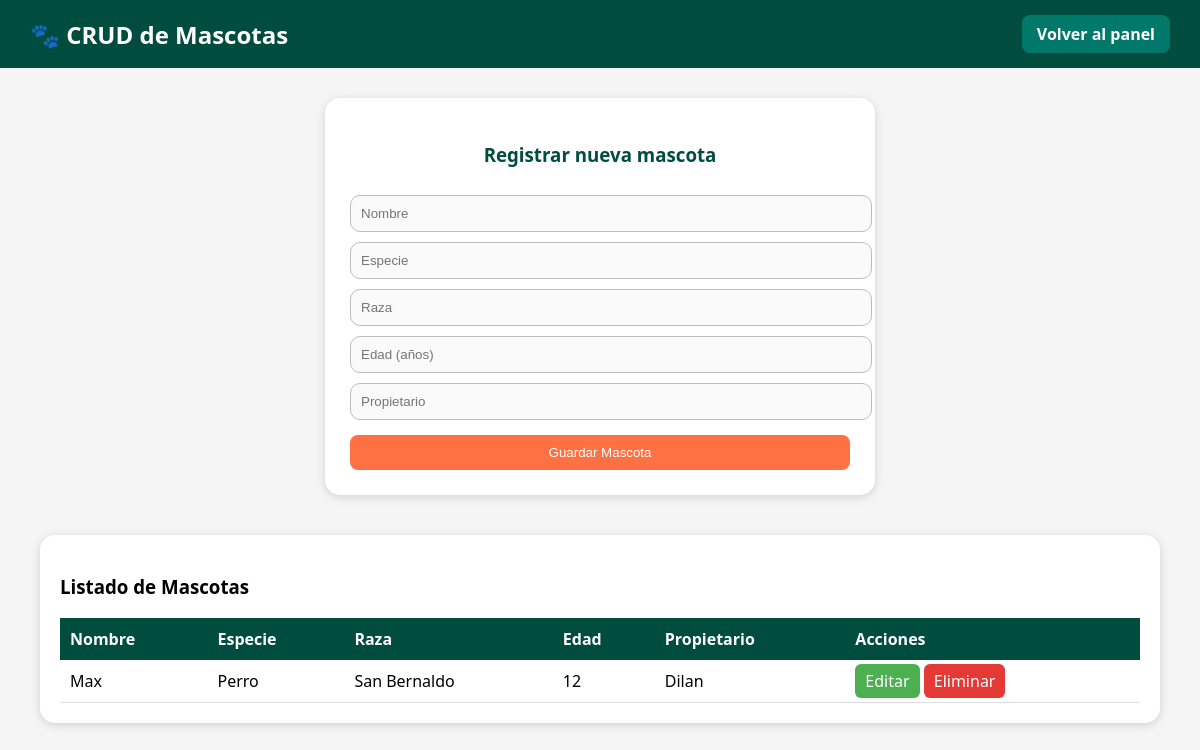
Before: /mascotas (signed in) with the older database file.
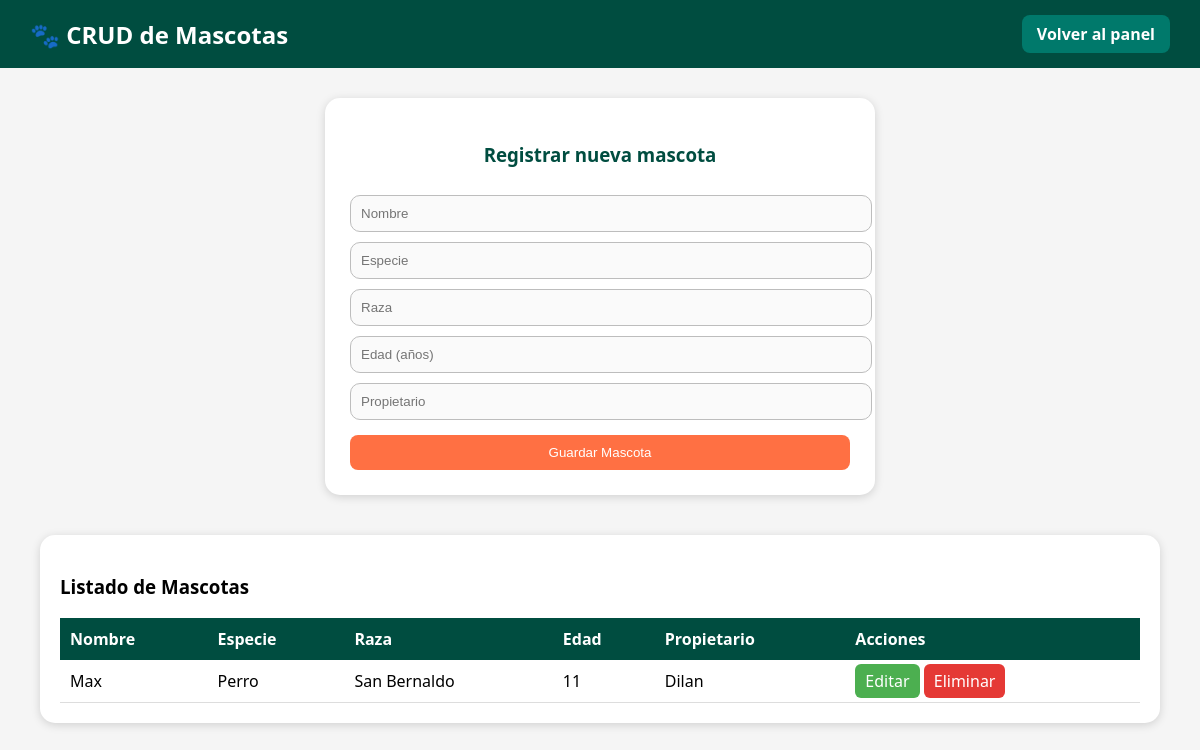
After: the same page with the newer database file.
### tables this page shows
CREATE TABLE mascotas (
                    id INTEGER PRIMARY KEY AUTOINCREMENT,
                    nombre TEXT NOT NULL,
                    especie TEXT NOT NULL,
                    raza TEXT,
                    edad INTEGER,
                    propietario TEXT
                );

### main.py (the view)
@app.route('/mascotas')
def mascotas():
    if "user" not in session:
        return redirect(url_for('login'))
    db = get_db()
    data = db.execute("SELECT * FROM mascotas").fetchall()
    return render_template('mascotas.html', mascotas=data)

### main.py (called while the page is built)
def get_db():
    if "db" not in g:
        g.db = sqlite3.connect(DB_NAME)
        g.db.row_factory = sqlite3.Row
    return g.db

### templates/mascotas.html (shortened to what this page needs)
<!DOCTYPE html>
<html lang="es">
<head>
    <link rel="stylesheet" href="{{ url_for('static', filename='style.css') }}">
</head>
<body>
    <div class="navbar">
        <h2>🐾 CRUD de Mascotas</h2>
        <a href="{{ url_for('dashboard') }}" class="btn-secondary">Volver al panel</a>
    </div>
    <div class="form-container">
        <h3>Registrar nueva mascota</h3>
        <form method="POST" action="{{ url_for('add_mascota') }}">
            <input type="text" name="nombre" placeholder="Nombre" required>
            <input type="text" name="especie" placeholder="Especie" required>
            <input type="text" name="raza" placeholder="Raza">
            <input type="number" name="edad" placeholder="Edad (años)">
            <input type="text" name="propietario" placeholder="Propietario">
            <button type="submit" class="btn-primary">Guardar Mascota</button>
        </form>
    </div>
    <div class="list-container">
        <h3>Listado de Mascotas</h3>
        <table>
            <thead>
                <tr>
                    <th>Nombre</th>
                    <th>Especie</th>
                    <th>Raza</th>
                    <th>Edad</th>
                    <th>Propietario</th>
                    <th>Acciones</th>
                </tr>
            </thead>
            <tbody>
                {% for m in mascotas %}
                <tr>
                    <td>{{ m['nombre'] }}</td>
                    <td>{{ m['especie'] }}</td>
                    <td>{{ m['raza'] or '-' }}</td>
                    <td>{{ m['edad'] or '-' }}</td>
                    <td>{{ m['propietario'] or '-' }}</td>
                    <td>
                        <a href="{{ url_for('edit_mascota', id=m['id']) }}" class="btn-edit">Editar</a>
                        <a href="{{ url_for('delete_mascota', id=m['id']) }}" class="btn-delete" onclick="return confirm('¿Seguro que deseas eliminar esta mascota?');">Eliminar</a>
                    </td>
                </tr>
                {% endfor %}
            </tbody>
        </table>
    </div>
</body>
</html>

Changed rows visible on the page:
changed mascotas "Max": edad "12" → "11"
